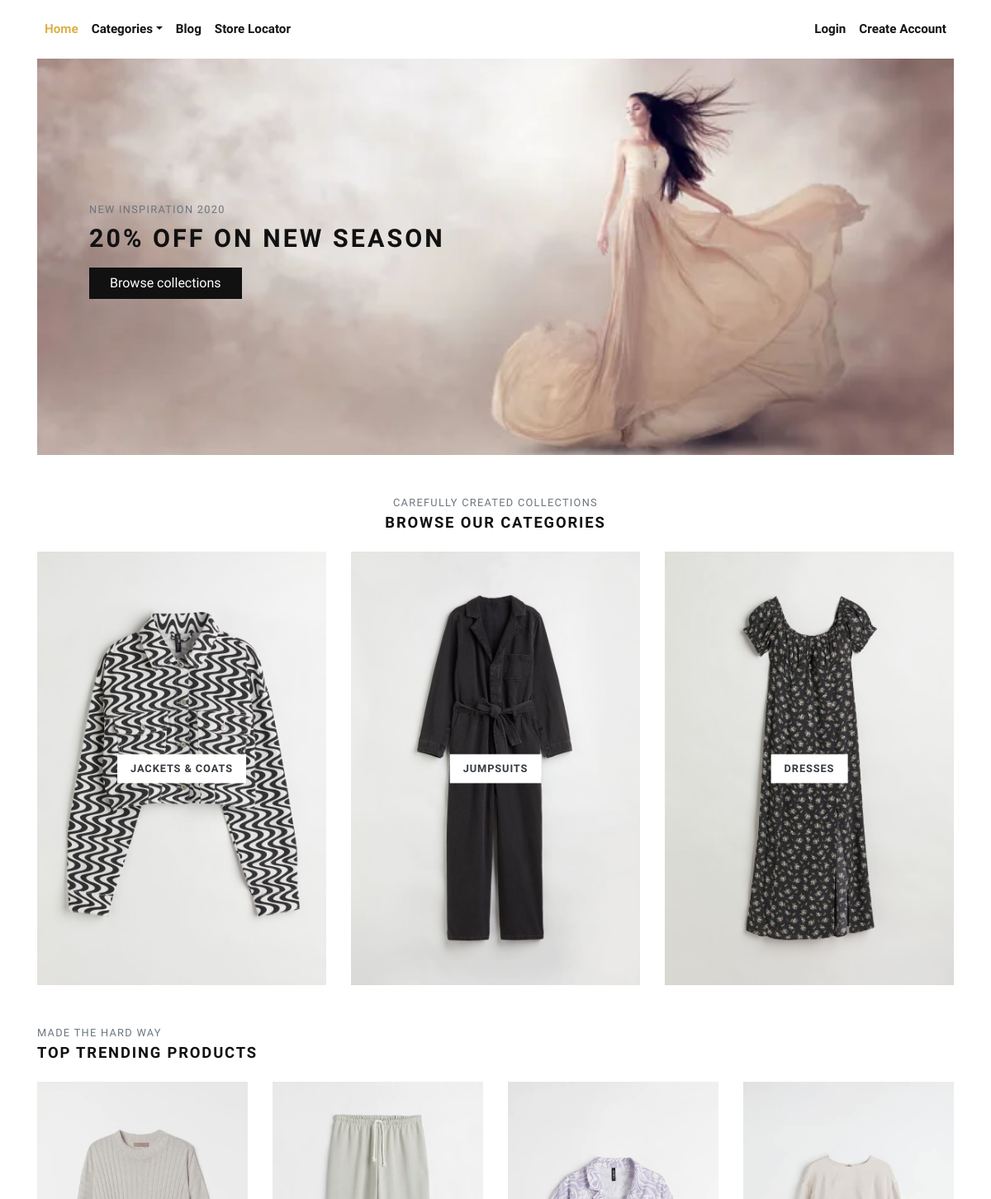
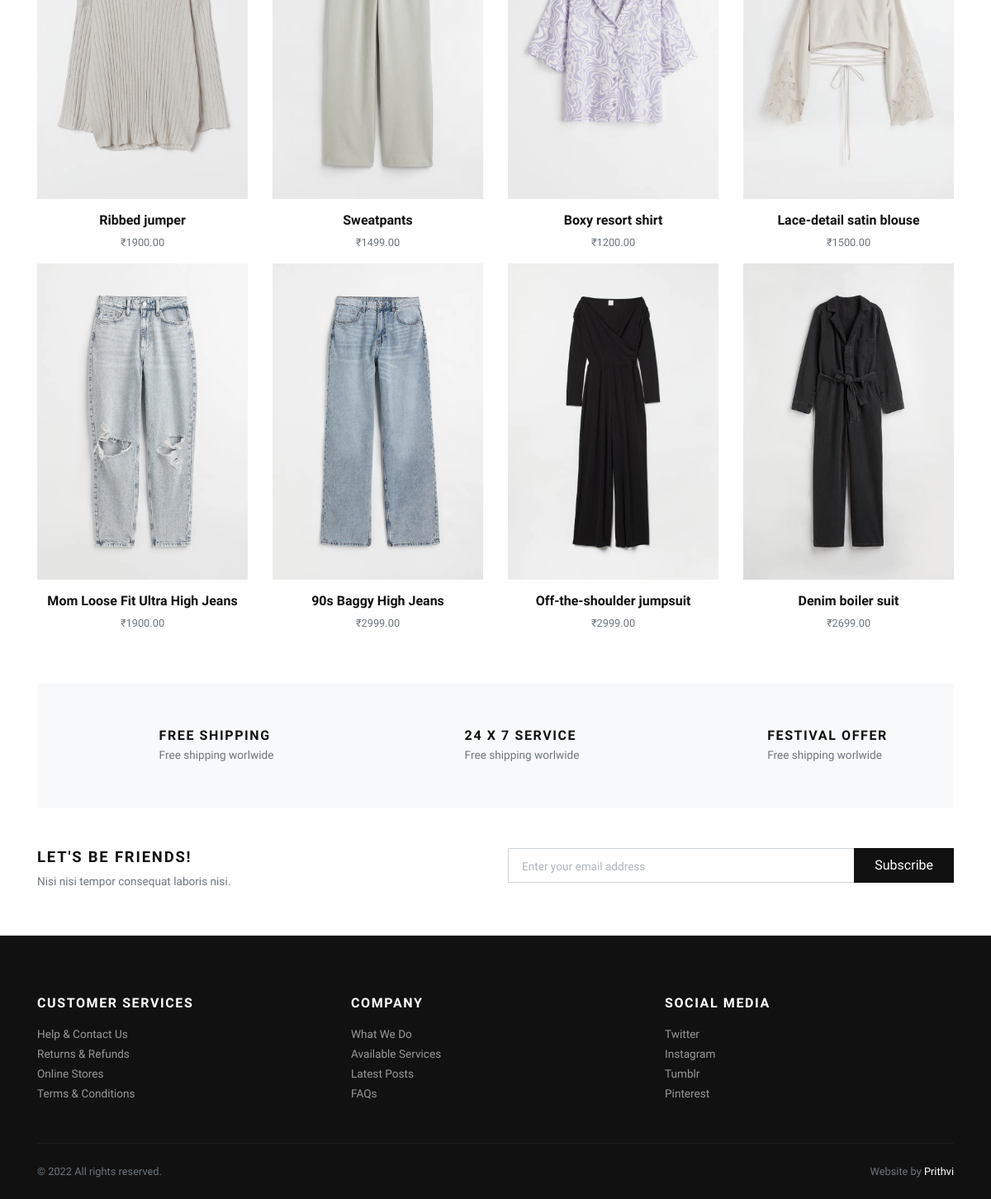
The page / on the database its author committed (2 pictures, top to bottom).
### store/models.py (models this page shows, shortened)
class Category(models.Model):
    title = models.CharField(max_length=50, verbose_name="Category Title")
    slug = models.SlugField(max_length=55, verbose_name="Category Slug")
    description = models.TextField(blank=True, verbose_name="Category Description")
    category_image = models.ImageField(upload_to='category', blank=True, null=True, verbose_name="Category Image")
    is_active = models.BooleanField(verbose_name="Is Active?")
    is_featured = models.BooleanField(verbose_name="Is Featured?")
    created_at = models.DateTimeField(auto_now_add=True, verbose_name="Created Date")
    updated_at = models.DateTimeField(auto_now=True, verbose_name="Updated Date")
    class Meta:
        verbose_name_plural = 'Categories'
        ordering = ('-created_at', )

class Product(models.Model):
    title = models.CharField(max_length=150, verbose_name="Product Title")
    slug = models.SlugField(max_length=160, verbose_name="Product Slug")
    sku = models.CharField(max_length=255, unique=True, verbose_name="Unique Product ID (SKU)")
    short_description = models.TextField(verbose_name="Short Description")
    detail_description = models.TextField(blank=True, null=True, verbose_name="Detail Description")
    product_image = models.ImageField(upload_to='product', blank=True, null=True, verbose_name="Product Image")
    price = models.DecimalField(max_digits=8, decimal_places=2)
    category = models.ForeignKey(Category, verbose_name="Product Categoy", on_delete=models.CASCADE)
    is_active = models.BooleanField(verbose_name="Is Active?")
    is_featured = models.BooleanField(verbose_name="Is Featured?")
    created_at = models.DateTimeField(auto_now_add=True, verbose_name="Created Date")
    updated_at = models.DateTimeField(auto_now=True, verbose_name="Updated Date")
    class Meta:
        verbose_name_plural = 'Products'
        ordering = ('-created_at', )

### store/views.py (the view)
# urls.py: path('', views.home, name="home"),
def home(request):
    categories = Category.objects.filter(is_active=True, is_featured=True)[:3]
    products = Product.objects.filter(is_active=True, is_featured=True)[:8]
    context = {
        'categories': categories,
        'products': products,
    }
    return render(request, 'store/index.html', context)

### store/context_preprocessors.py (called while the page is built)
def store_menu(request):
    categories = Category.objects.filter(is_active=True)
    context = {
        'categories_menu': categories,
    }
    return context

def cart_menu(request):
    if request.user.is_authenticated:
        cart_items= Cart.objects.filter(user=request.user)
        context = {
            'cart_items': cart_items,
        }
    else:
        context = {}
    return context

### templates/store/index.html (shortened to what this page needs)
{% extends 'base.html' %}
{% load static %}
      {% block content %}
      <div class="container">
        <section class="hero pb-3 bg-cover bg-center d-flex align-items-center" style="background: url({% static 'img/herobannerdress1.png' %})">
          <div class="container py-5">
            <div class="row px-4 px-lg-5">
              <div class="col-lg-6">
                <p class="text-muted small text-uppercase mb-2">New Inspiration 2020</p>
                <h1 class="h2 text-uppercase mb-3">20% off on new season</h1><a class="btn btn-dark" href="{% url 'store:all-categories' %}">Browse collections</a>
              </div>
            </div>
          </div>
        </section>
        <section class="pt-5">
          <header class="text-center">
            <p class="small text-muted small text-uppercase mb-1">Carefully created collections</p>
            <h2 class="h5 text-uppercase mb-4">Browse our categories</h2>
          </header>
          <div class="row">
          {% if categories %}
            {% for category in categories %}
              <div class="col-md-4 mb-4 mb-md-0">
                <a class="category-item" href="{% url 'store:category-products' category.slug %}">
                  <strong class="category-item-title">{{ category.title }}</strong>
                </a>
              </div>
            {% endfor %}
          {% endif %}
          </div>
        </section>
        <section class="py-5">
          <header>
            <p class="small text-muted small text-uppercase mb-1">Made the hard way</p>
            <h2 class="h5 text-uppercase mb-4">Top trending products</h2>
          </header>
          <div class="row">
            {% if products %}
              {% for product in products %}
                <div class="col-xl-3 col-lg-4 col-sm-6">
                  <div class="product text-center">
                    <div class="position-relative mb-3">
                      <a class="d-block" href="{% url 'store:product-detail' product.slug %}">
                        {% if product.product_image %}
                          <img class="img-fluid w-100" src="{{ product.product_image.url }}" alt="{{product.title}}">
                        {% else %}
                          <img class="img-fluid w-100" src="{% static 'img/product-1.jpg' %}" alt="{{product.title}}">
                        {% endif %}
                      </a>
                    </div>
                    <h6> <a class="reset-anchor" href="detail.html">{{ product.title }}</a></h6>
                    <p class="small text-muted">₹{{product.price}}</p>
                  </div>
                </div>
              {% endfor %}
            {% endif %}
          </div>
        </section>
        <section class="py-5 bg-light">
          <div class="container">
            <div class="row text-center">
              <div class="col-lg-4 mb-3 mb-lg-0">
                <div class="d-inline-block">
                  <div class="media align-items-end">
                    <svg class="svg-icon svg-icon-big svg-icon-light">
                      <use xlink:href="#delivery-time-1"> </use>
                    </svg>
                    <div class="media-body text-left ml-3">
                      <h6 class="text-uppercase mb-1">Free shipping</h6>
                      <p class="text-small mb-0 text-muted">Free shipping worlwide</p>
                    </div>
                  </div>
                </div>
              </div>
              <div class="col-lg-4 mb-3 mb-lg-0">
                <div class="d-inline-block">
                  <div class="media align-items-end">
                    <svg class="svg-icon svg-icon-big svg-icon-light">
                      <use xlink:href="#helpline-24h-1"> </use>
                    </svg>
                    <div class="media-body text-left ml-3">
                      <h6 class="text-uppercase mb-1">24 x 7 service</h6>
                      <p class="text-small mb-0 text-muted">Free shipping worlwide</p>
                    </div>
                  </div>
                </div>
              </div>
              <div class="col-lg-4">
                <div class="d-inline-block">
                  <div class="media align-items-end">
                    <svg class="svg-icon svg-icon-big svg-icon-light">
                      <use xlink:href="#label-tag-1"> </use>
                    </svg>
                    <div class="media-body text-left ml-3">
                      <h6 class="text-uppercase mb-1">Festival offer</h6>
                      <p class="text-small mb-0 text-muted">Free shipping worlwide</p>
                    </div>
                  </div>
                </div>
              </div>
            </div>
          </div>
        </section>
        <section class="py-5">
          <div class="container p-0">
            <div class="row">
              <div class="col-lg-6 mb-3 mb-lg-0">
                <h5 class="text-uppercase">Let's be friends!</h5>
                <p class="text-small text-muted mb-0">Nisi nisi tempor consequat laboris nisi.</p>
              </div>
              <div class="col-lg-6">
                <form action="#">
                  <div class="input-group flex-column flex-sm-row mb-3">
                    <input class="form-control form-control-lg py-3" type="email" placeholder="Enter your email address" aria-describedby="button-addon2">
                    <div class="input-group-append">
                      <button class="btn btn-dark btn-block" id="button-addon2" type="submit">Subscribe</button>
                    </div>
                  </div>
                </form>
              </div>
            </div>
          </div>
        </section>
      </div>
      {% endblock content %}

### jewelryshop/static/css/style.default.css (style rules this page uses)
.text-small { font-size: 0.85rem !important; }
strong { font-weight: 700; }
.hero { min-height: 30rem; }
.category-item { display: block; position: relative; color: #343a40; transition: all 0.3s; }
.category-item-title { display: inline-block; padding: 0.5rem 1rem; background: #fff; text-transform: uppercase; letter-spacing: 0.07em; position: absolute; top: 50%; left: 50%; -webkit-transform: translate(-50%, -50%); transform: translate(-50%, -50%); box-shadow: 0 0 5px rgba(0, 0, 0, 0.07); font-size: 0.8rem; }
.product img { -webkit-filter: grayscale(40%); filter: grayscale(40%); transition: all 0.3s; }
.text-uppercase { text-transform: uppercase; letter-spacing: 0.1em; }
.bg-cover { background-size: cover !important; }
.bg-center { background-position: center center !important; }
.reset-anchor { color: inherit; transition: all 0.3s; }
.svg-icon { width: 32px; height: 32px; vertical-align: text-bottom; stroke: currentColor; stroke-width: 3; --layer1: currentColor; --layer2: currentColor; --layer3: currentColor; }
.svg-icon.svg-icon-light { stroke-width: 2; }
.svg-icon-big { width: 48px; height: 48px; }
.btn { font-weight: 400; border: 1px solid transparent; font-family: inherit; padding: 0.375rem 1.5rem; font-size: 1rem; line-height: 1.5; border-radius: 0; transition: color 0.15s ease-in-out, background-color 0.15s ease-in-out, border-color 0.15s ease-in-out, box-shadow 0.15s ease-in-out; }
.btn-dark { color: #fff; background-color: #111111; border-color: #111111; }
body { font-family: "Libre Franklin", sans-serif; font-size: 1rem; font-weight: 400; line-height: 1.5; color: #111111; background-color: #fff; }
a { color: #dcb14a; text-decoration: none; }
h1, h2, h3, h4, h5, h6, .h1, .h2, .h3, .h4, .h5, .h6 { margin-bottom: 0.5rem; font-family: inherit; font-weight: 900; line-height: 1.2; color: inherit; }
h1, .h1 { font-size: 2.2rem; }
h2, .h2 { font-size: 1.9rem; }
h5, .h5 { font-size: 1.15rem; }
h6, .h6 { font-size: 1rem; }
small, .small { font-size: 80%; font-weight: 400; }
.bg-light { background-color: #f8f9fa !important; }
.form-control { padding: 0.375rem 0.75rem; font-size: 1rem; line-height: 1.5; color: #495057; background-color: #fff; border: 1px solid #ced4da; border-radius: 0; transition: border-color 0.15s ease-in-out, box-shadow 0.15s ease-in-out; }
.form-control::placeholder { color: #adb5bd; font-size: 0.85rem; font-weight: 400; }
.form-control-lg { padding: 0.5rem 1rem; font-size: 1rem; line-height: 1.5; border-radius: 0; }

### rows shown on the page
Category: title "JACKETS & COATS"
Category: title "JUMPSUITS"
Category: title "DRESSES"
Product: product_image (picture), title "Ribbed jumper", price "1900.00"
Product: product_image (picture), title "Sweatpants", price "1499.00"
Product: product_image (picture), title "Boxy resort shirt", price "1200.00"
Product: product_image (picture), title "Lace-detail satin blouse", price "1500.00"
Product: product_image (picture), title "Mom Loose Fit Ultra High Jeans", price "1900.00"
Product: product_image (picture), title "90s Baggy High Jeans", price "2999.00"
Product: product_image (picture), title "Off-the-shoulder jumpsuit", price "2999.00"
Product: product_image (picture), title "Denim boiler suit", price "2699.00"
